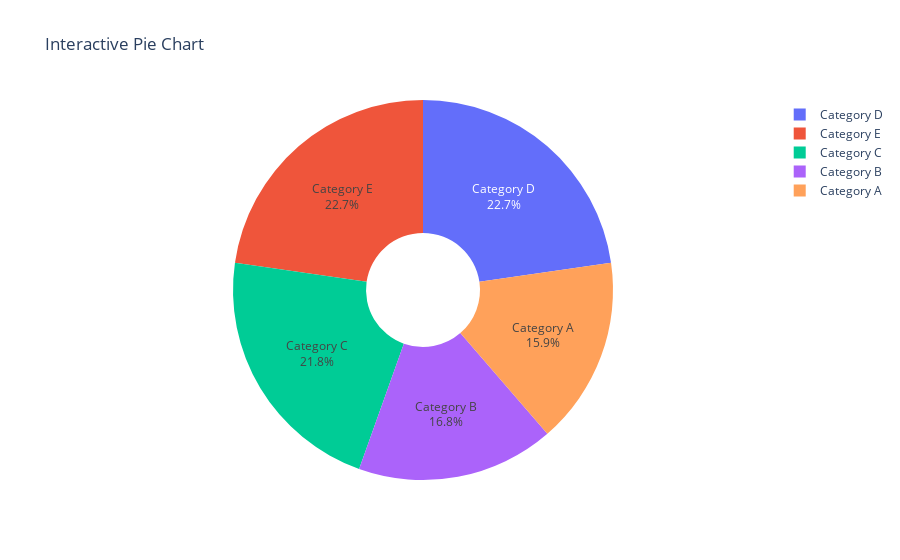

Notebook code cell kept with this figure:
### Markdown cell above
Q21. Using  Plotly, create an interactive pie chart of randomly generated data, add labels and percentages, set 
the title as 'Interactive Pie Chart'.

Ans:-

### Code cell
import plotly.graph_objects as go
import numpy as np

# Generate random data
np.random.seed(0)
labels = ['Category A', 'Category B', 'Category C', 'Category D', 'Category E']
values = np.random.randint(10, 100, size=len(labels))

# Create a pie chart
fig = go.Figure(data=[go.Pie(labels=labels, values=values, hole=0.3, 
                             textinfo='label+percent', hoverinfo='label+value')])

# Set the title
fig.update_layout(title_text='Interactive Pie Chart')

# Display the chart
fig.show()

### Figure 1 — Plotly figure (JSON) as saved in the notebook; plotly's stock layout.template omitted (floating-point values rounded to 4 significant figures)
{"data": [{"hole": 0.3, "hoverinfo": "label+value", "labels": ["Category A", "Category B", "Category C", "Category D", "Category E"], "textinfo": "label+percent", "type": "pie", "values": [54, 57, 74, 77, 77]}], "layout": {"autosize": true, "title": {"text": "Interactive Pie Chart"}}}
